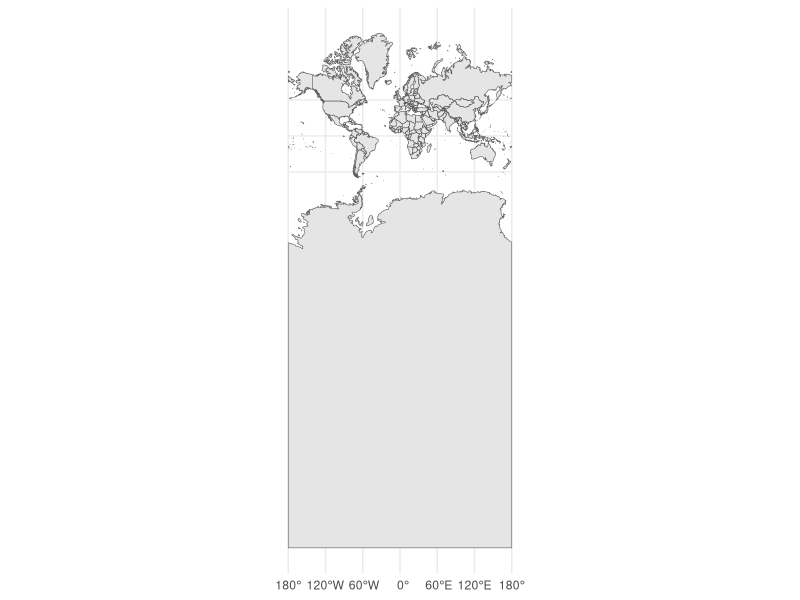
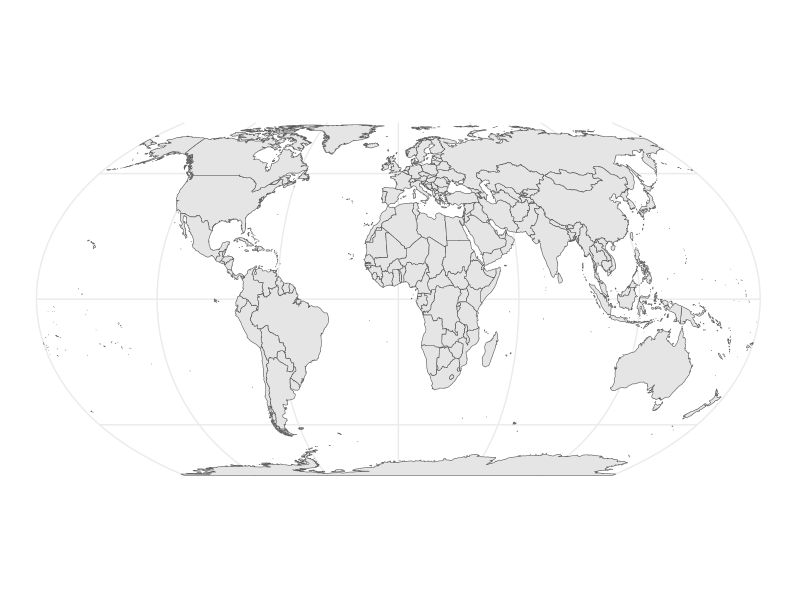
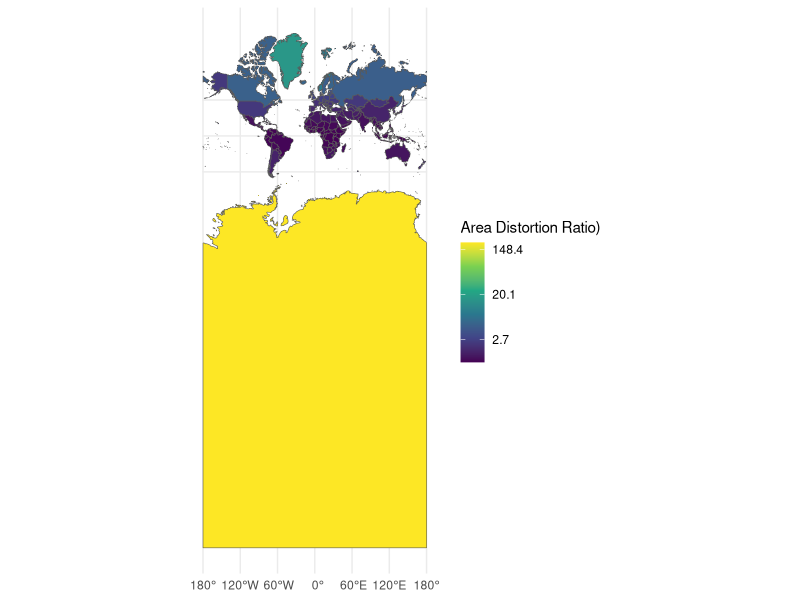

Source code (R) for these figures, in order:
## ---- chunk 1
library(tidyverse)
library(sf)
library(rnaturalearth)
library(rnaturalearthdata)
## ---- chunk 2
# Load world map data using rnaturalearth package
world <- ne_countries(scale = "medium", returnclass = "sf")
## ---- chunk 3
ggplot(data = world) +
  geom_sf() +
  coord_sf(crs = 3857) +
  theme_minimal() 
## ---- chunk 4
ggplot(data = world) +
  geom_sf() +
   coord_sf(crs = 8857)  +
  theme_minimal() 
## ---- chunk 5
calculate_distortion <- function(world, projection) {
  # Project the data
  projected <- st_transform(world, projection)
  
  # Calculate areas
  true_areas <- st_area(st_transform(world, "+proj=eck4"))  # Using Eckert IV as reference
  projected_areas <- st_area(projected)
  
  # Calculate distortion ratio
  distortion <- as.numeric(projected_areas / true_areas)
  
  return(distortion)
}

# Add distortion to our world data for Mercator
mercator_crs <- "+proj=merc"
world <- world %>%
  mutate(mercator_distortion = calculate_distortion(., mercator_crs))

# Create distortion visualization
ggplot(data = world) +
  geom_sf(aes(fill = mercator_distortion)) +
  scale_fill_viridis_c(name = "Area Distortion Ratio)", 
                       trans = "log",
                       labels = scales::number_format()) +
  coord_sf(crs = 3857) +
  theme_minimal() 
